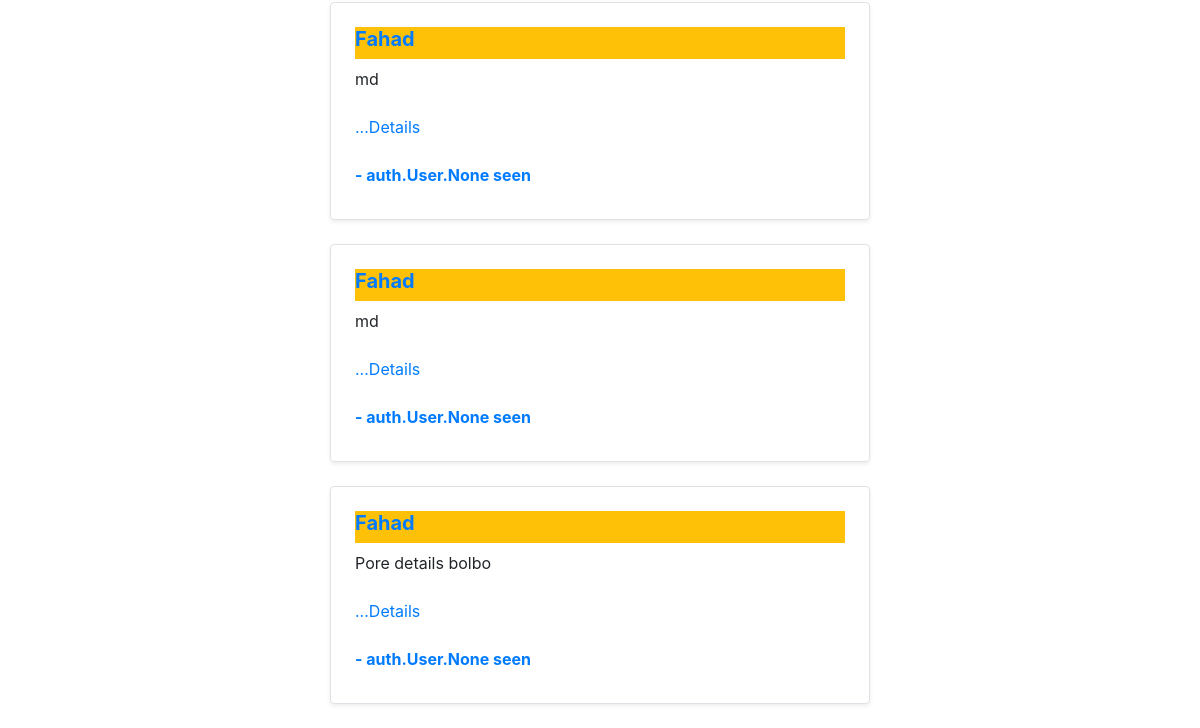
The page /profile/userprofile/ (signed in, lower part) on the database as committed earlier.
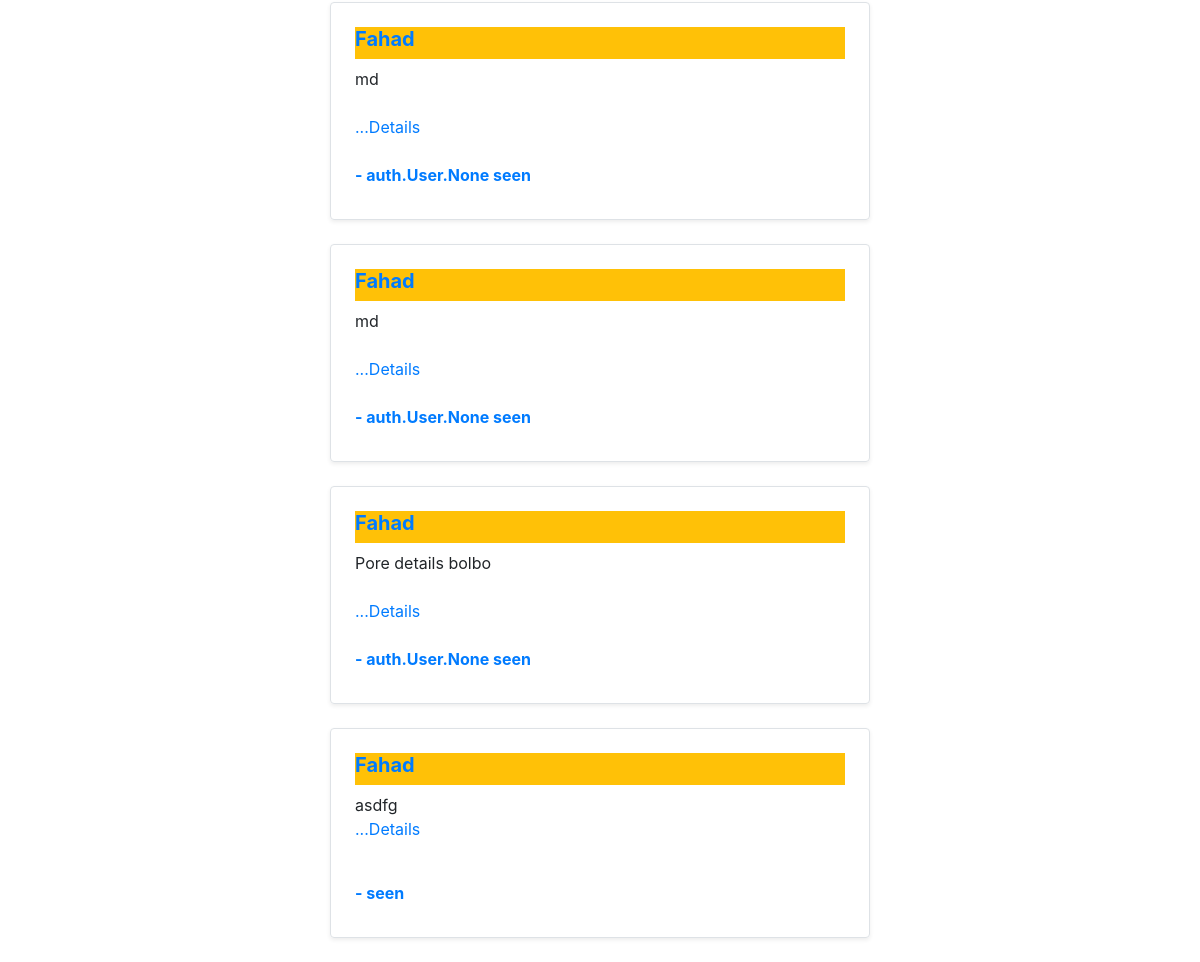
The same page on the database as committed later.
### posts/models.py (models this page shows, shortened)
class TuitionPost(models.Model):
    Choice_Medium = (
        ('Bangla_Medium', 'Bangla Medium'),
        ('English_Medium', 'English Medium'),
        ('Arabic_Medium', 'Arabic Medium'),
        ('Hindi_Medium', 'Hindi Medium'),
        ('Sports_Section', 'Sports Section'),
        ('Singing_Section', 'Singing Section'),
        ('Dance_Section', 'Dance Section'),
        ('Extra Curricular Activities', 'Extra Curricular Activities'),
        ('Language Learning', 'Language Learning'),
        ('Computer Learning', 'Computer Learning'),
    )
    Choice_Approach = (
        ('Online_Help', 'Online Help'),
        ('Phone_Help', 'Phone Help'),
        ('Provide_Hand_Notes', 'Provide Hand_Notes'),
        ('Video_Tutorials', 'Video Tutorials'),
    )
    Choice_style = (
        ('Group_Tuition', 'Group Tuition'),
        ('Private_Tuition', 'Private Tuition'),
    )
    Choice_Place = (
        ('Class_Rooms', 'Class Rooms'),
        ('Coaching_Center', 'Coaching Center'),
        ('Home_Visit', 'Home Visit'),
    )
    district = models.ForeignKey(District, on_delete=models.SET_NULL, null=True, related_name='district_set')
    preferedPlace = models.ManyToManyField(SubDistrict, related_name='place_set')
    style = MultiSelectField(choices=Choice_style, max_choices=3, max_length=100)
    place = MultiSelectField(choices=Choice_Place, max_choices=3, max_length=100)
    approach = MultiSelectField(choices=Choice_Approach,max_choices=3, max_length=100)
    medium = MultiSelectField(choices=Choice_Medium,max_choices=3, max_length=100)
    sno = models.AutoField(primary_key=True)
    subject = models.ManyToManyField(Subject, related_name='subject_set')
    class_in = models.ManyToManyField(Classes, related_name='classes_set')
    salary = models.CharField(max_length=100)
    days=models.CharField(max_length=100)
    time_available = models.CharField(max_length=200)
    content = models.TextField()
    author = models.ForeignKey(User, on_delete=models.CASCADE)
    views = models.ManyToManyField(User, related_name='post_view')
    likes = models.ManyToManyField(User,related_name='tuition_post')
    timeStamp = models.DateTimeField(default=now)
    class Meta:
        ordering = ['timeStamp']

### tolet/models.py (models this page shows, shortened)
class Post(models.Model):
    CATEGORY=(
        ('a', 'Flat'),
        ('b', 'Room'),
        ('c', 'Any_space'),
        ('d', 'Land'),
        ('e', 'Shop'),
        ('f', 'Hostel_seat'),
        ('g', 'Company'),
        ('h', 'Building'),
        ('i', 'Bill_board'),
        ('j', 'Media_advertisement'),
    )
    user=models.ForeignKey(User, on_delete=models.CASCADE, related_name='feeds')
    house_no=models.CharField(max_length=40, default="")
    post_code=models.CharField(max_length=50, default="")
    road_no=models.CharField(max_length=50, default="")
    village=models.CharField(max_length=50, default="")
    upozila=models.CharField(max_length=50, default="")
    Zilla=models.CharField(max_length=50, default="")
    division=models.CharField(max_length=50, default="")
    country=models.CharField(max_length=50, default="")
    category=models.CharField(max_length=1,choices=CATEGORY, default="")
    rent=models.IntegerField()
    no_of_img=models.IntegerField(default=0)
    area=models.CharField(max_length=50, default="")
    text=models.TextField(blank=False, max_length=500)
    timestamp=models.DateTimeField(default=now)
    views = models.ManyToManyField(User, related_name='tpost_view')
    likes = models.ManyToManyField(User, related_name='tolet_post')
    class Meta:
        ordering = ['timestamp']

### person/views.py (the view)
# urls.py: path('userprofile/', views.userprofile, name='userprofile'),
def userprofile(request):
    userp=UserProfile.objects.filter(user=request.user)
    query=request.user
    try:
        mypostauthor=TuitionPost.objects.filter(author=query)
    except TuitionPost.DoesNotExist:
        mypostauthor=None
    try:
        toletuser=Post.objects.filter(user=query)
    except Post.DoesNotExist:
        toletuser=None
    return render(request, 'person/userprofile.html',{'userp':userp, 'post':mypostauthor,'mytolet':toletuser})

### templates/person/userprofile.html (shortened to what this page needs)
{% extends 'basic.html' %}
{% block body %}
{% load crispy_forms_tags %}
{% if user.is_authenticated %}
<div class="col-md-6 offset-md-3">
       {% for item in post %}
    <div class="col-md-12 ">
        <div class="row bg-succes no-gutters border rounded overflow-hidden flex-md-row mb-4 shadow-sm h-md-250 position-relative">
            <div class="col  p-4 d-flex flex-column position-static">
                <strong class="d-inline-block mb-2 bg-warning text-primary">
                    <h5><b>{{item.author}}</b></h5>
                </strong>
                <div class="preview">
                    <p class="card-text mb-auto">{{item.content|safe|truncatechars:350}}</p>
                    <br>
                    <p class="card-text mb-auto">{{item.words|safe|truncatechars:350}} <a href="/posts/{{item.sno}}/"
                            class="stretched-link">...Details</a></p>
                    <br>
                     <strong
                        class="d-inline-block mb-2 text-primary">
                        <span>- {{item.views}} seen</span></strong>
                </div>
            </div>
        </div>
    </div>
    {% endfor %}
    {% for item in mytolet %}
    <div class="col-md-12 ">
        <div class="row bg-succes no-gutters border rounded overflow-hidden flex-md-row mb-4 shadow-sm h-md-250 position-relative">
            <div class="col  p-4 d-flex flex-column position-static">
                <strong class="d-inline-block mb-2 bg-warning text-primary">
                    <h5><b>{{item.user}}</b></h5>
                </strong>
                <div class="preview">
                    <p class="card-text mb-auto">{{item.text|safe|truncatechars:350}}</p>
                    <a href="/tolet/toletpost/{{item.id}}"
                            class="stretched-link">...Details</a></p>
                    <br>
                     <strong
                        class="d-inline-block mb-2 text-primary">
                        <span>- {{item.view}} seen</span></strong>
                </div>
            </div>
        </div>
    </div>
    {% endfor %}
    </div>
{% endif %}
{% endblock %}

Rows that differ between the two databases and show on the page:
added Post: user "Fahad", text "asdfg"
